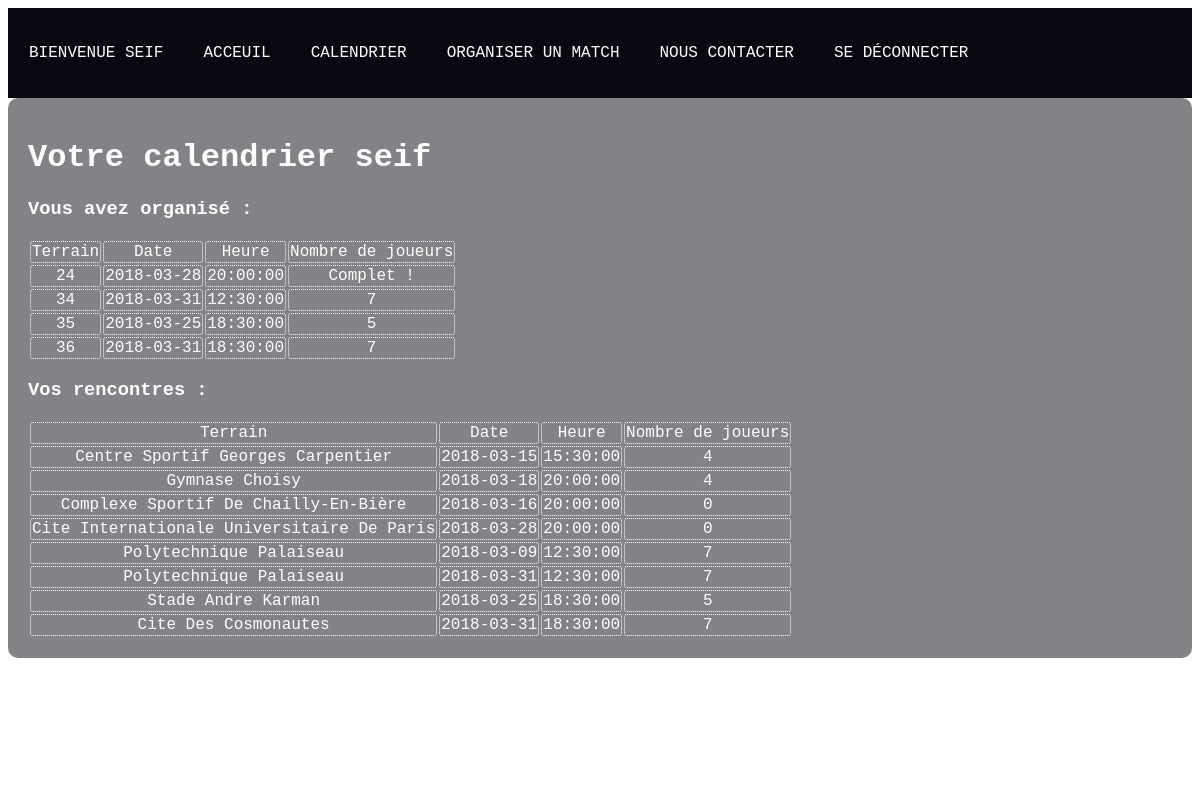
The app's page /client.php (signed in) with its own data.
### tables this page shows
CREATE TABLE `listederencontres` (
  `rencontre_id` int(11) NOT NULL,
  `EquipementId` int(11) NOT NULL,
  `utili_id` int(11) NOT NULL,
  `Date` date NOT NULL,
  `Heure` time NOT NULL,
  `Nbr_joueurs` int(11) NOT NULL,
  `etat` tinyint(1) NOT NULL
);

CREATE TABLE `etablissement` (
  `EquipementId` int(6) NOT NULL DEFAULT '0',
  `InsNom` varchar(70) DEFAULT NULL,
  `Département` varchar(17) DEFAULT NULL
);

### client.php (the view, shortened to what this page needs)
<?php
	include "miseenpage.php";
	$bdd = new PDO('mysql:host=localhost:8889;dbname=project_bdd;charset=utf8','root','root');
?>
<!DOCTYPE html>
<html>
<head>
</head>
<body>
		<div class="container">
				<?php
				if (isset($_SESSION['client'])) {
					echo '<h1>Votre calendrier '.$_SESSION['Pseudo'].'</h1>';
					echo '<h3>Vous avez organisé : </h3>';
					$requete="SELECT * FROM `listederencontres` WHERE `utili_id` =".$_SESSION['id'];
					$rep = $bdd->query($requete);
						echo"<table>
				<tr>
					<td>Terrain</td>
					<td>Date</td>
					<td>Heure</td>
					<td>Nombre de joueurs</td>
				</tr>";
				while ($ligne = $rep->fetch()) {
					if ($ligne['Nbr_joueurs']!=0) {
						echo "<td><a href= 'ajouter.php?Id_art=".$ligne['rencontre_id']."'>".$ligne ['rencontre_id']."</a></td>";
						echo "<td>".$ligne['Date']  ."</td>";
						echo "<td>".$ligne['Heure'] ."</td>";
						echo "<td>".$ligne['Nbr_joueurs'] ."</td></tr>";
					}else {$ligne['etat']=true ;
					    echo "<td><a href= 'ajouter.php?Id_art=".$ligne['rencontre_id']."'>".$ligne ['rencontre_id']."</a></td>";
						echo "<td>".$ligne['Date']  ."</td>";
						echo "<td>".$ligne['Heure'] ."</td>";
						echo "<td>Complet !</td></tr>";
					}
						}
					echo "</table>";
					echo '<h3>Vos rencontres :</h3>';
					$requete2="SELECT a.InsNom, r.Date,r.Heure,r.Nbr_joueurs FROM listedejouers l, listederencontres r, etablissement a WHERE l.rencontre_id=r.rencontre_id and r.EquipementId=a.EquipementId and
						l.utili_id=".$_SESSION['id'];
					$rep2 = $bdd->query($requete2);
					echo"<table><tr><td>Terrain</td>	<td>Date</td>	<td>Heure</td>	<td>Nombre de joueurs</td>	</tr>";
					while ($ligne2 = $rep2->fetch()) {
						echo "<td>".$ligne2['InsNom'] ."</td>";
						echo "<td>".$ligne2['Date']  ."</td>";
						echo "<td>".$ligne2['Heure'] ."</td>";
						echo "<td>".$ligne2['Nbr_joueurs']."</td></tr>";
					}
						echo "</table>";
				}
				?>
		</div>
</body>
</html>

### miseenpage.php (shortened to what this page needs)
<!DOCTYPE html>
<html>
<head>
	<link rel="stylesheet"	href="style.css"	type="text/css"	media="screen"	/>
</head>
	<body>
	<div class="menu">
	<video>
			<source src="images/back.mp4" type="video/mp4">
		</video>
		<?php
	if (isset($_SESSION['client'])) {
		echo "<p><a href='client.php'>Bienvenue  ".$_SESSION['Pseudo']."</a></p>";
		echo "<p><a href='index.php'>Acceuil</a></p>";
		echo "<p><a href='calendrier.php'>Calendrier</a></p>";
		echo "<p><a href='organiser.php'>Organiser un match</a></p>";
		echo "<p><a href='nouscontacter.php'>Nous contacter</a></p>";
		echo "<p><a href='deconnexion.php'>se déconnecter</a></p>";
	} else echo '
	<p><a href="index.php">Acceuil</a></p>
	<p><a href="calendrier.php">Calendrier</a></p>
	<p><a href="organiser.php">Organiser un match</a></p>
	<p><a href="enregistrer.php">Inscription</a></p>
	<p><a href="connecter.php">Se connecter</a></p>
	<p><a href="nouscontacter.php">Nous contacter</a></p>';
	?>
	</div>
</body>
</html>

### style.css (style rules this page uses)
.container td { text-align: center; border-radius: 3px; border: dotted 1px white; }
.menu a { display: block; text-decoration: none; color: white; text-transform: uppercase; font-family: monaco, Consolas, "Lucida Console", monospace; }
.menu { width: auto; justify-content: flex-start; display: flex; background-color: rgba(8, 8, 16); box-shadow: 0px 0px 10px white; margin: 0px; padding-left: 1px; padding-right: 1px; }
.menu p { padding: 20px; text-align: center; }
.container { background-color: rgba(8, 8, 16, 0.5); font-family: monaco, Consolas, "Lucida Console", monospace; color: white; border-radius: 10px; padding: 20px; }
video { position: fixed; top: 50%; left: 50%; min-width: 100%; min-height: 100%; width: auto; height: auto; z-index: -1; transform: translateX(-50%) translateY(-50%); background-size: cover; }
.container a { display: block; text-decoration: none; color: white; text-transform: uppercase; font-family: monaco, Consolas, "Lucida Console", monospace; }

### records on screen
listederencontres: rencontre_id "24", Date "2018-03-28", Heure "20:00:00", EquipementId.InsNom "Cite Internationale Universitaire De Paris", Nbr_joueurs "0"
listederencontres: rencontre_id "34", Date "2018-03-31", Heure "12:30:00", Nbr_joueurs "7", EquipementId.InsNom "Polytechnique Palaiseau"
listederencontres: rencontre_id "35", Date "2018-03-25", Heure "18:30:00", Nbr_joueurs "5", EquipementId.InsNom "Stade Andre Karman"
listederencontres: rencontre_id "36", Date "2018-03-31", Heure "18:30:00", Nbr_joueurs "7", EquipementId.InsNom "Cite Des Cosmonautes"
listederencontres: EquipementId.InsNom "Centre Sportif Georges Carpentier", Date "2018-03-15", Heure "15:30:00", Nbr_joueurs "4"
listederencontres: EquipementId.InsNom "Gymnase Choisy", Date "2018-03-18", Heure "20:00:00", Nbr_joueurs "4"
listederencontres: EquipementId.InsNom "Complexe Sportif De Chailly-En-Bière", Date "2018-03-16", Heure "20:00:00", Nbr_joueurs "0"
listederencontres: EquipementId.InsNom "Polytechnique Palaiseau", Date "2018-03-09", Heure "12:30:00", Nbr_joueurs "7"

### other values on screen
$_SESSION['Pseudo'] "SEIF"
$_SESSION['Pseudo'] "seif"
